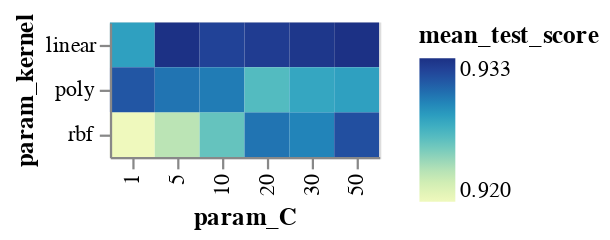

The notebook cell this image was saved under:
### Code cell
import altair as alt
# Putting GridSearchCV result into a dataframe
df = pd.DataFrame(gs.cv_results_)
results = df[['param_C','param_kernel','mean_test_score']]
alt.Chart(results).mark_rect().encode(
    x='param_C:O',
    y='param_kernel:O',
    color='mean_test_score:Q'
)

### Figure 1 — Vega-Lite specification as saved in the notebook (floating-point values rounded to 4 significant figures)
{"config": {"view": {"continuousWidth": 300, "continuousHeight": 300}}, "data": {"name": "data-9ec7fefbeb85747555397c3d6b96a607"}, "mark": {"type": "rect"}, "encoding": {"color": {"field": "mean_test_score", "type": "quantitative"}, "x": {"field": "param_C", "type": "ordinal"}, "y": {"field": "param_kernel", "type": "ordinal"}}, "$schema": "https://vega.github.io/schema/vega-lite/v5.20.1.json", "datasets": {"data-9ec7fefbeb85747555397c3d6b96a607": [{"param_C": 1, "param_kernel": "rbf", "mean_test_score": 0.9203}, {"param_C": 1, "param_kernel": "linear", "mean_test_score": 0.9278}, {"param_C": 1, "param_kernel": "poly", "mean_test_score": 0.931}, {"param_C": 5, "param_kernel": "rbf", "mean_test_score": 0.9229}, {"param_C": 5, "param_kernel": "linear", "mean_test_score": 0.933}, {"param_C": 5, "param_kernel": "poly", "mean_test_score": 0.9297}, {"param_C": 10, "param_kernel": "rbf", "mean_test_score": 0.9255}, {"param_C": 10, "param_kernel": "linear", "mean_test_score": 0.932}, {"param_C": 10, "param_kernel": "poly", "mean_test_score": 0.9294}, {"param_C": 20, "param_kernel": "rbf", "mean_test_score": 0.9297}, {"param_C": 20, "param_kernel": "linear", "mean_test_score": 0.9324}, {"param_C": 20, "param_kernel": "poly", "mean_test_score": 0.9261}, {"param_C": 30, "param_kernel": "rbf", "mean_test_score": 0.9291}, {"param_C": 30, "param_kernel": "linear", "mean_test_score": 0.9327}, {"param_C": 30, "param_kernel": "poly", "mean_test_score": 0.9275}, {"param_C": 50, "param_kernel": "rbf", "mean_test_score": 0.9314}, {"param_C": 50, "param_kernel": "linear", "mean_test_score": 0.933}, {"param_C": 50, "param_kernel": "poly", "mean_test_score": 0.9278}]}}
